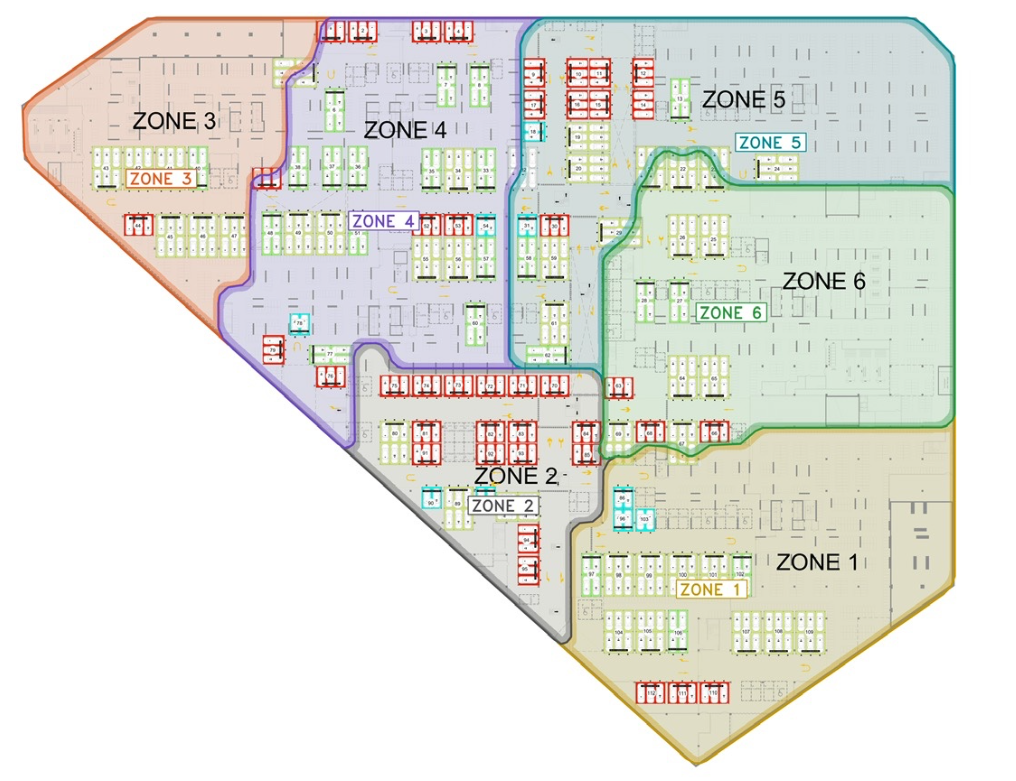
#> input picture TotalParking/Images/zones_map.png, 1016 x 781 px, given in place of zones_map.jpeg, which was not available
$ python print_pixel_line.py
#> lines starting #> are read from the running program, lines starting #| are printed output that depends on the picture
from PIL import Image

img_path = 'TotalParking/Images/zones_map.jpeg'
img = Image.open(img_path)
#> img is the input picture: PIL image 1016x781 RGBA; mean R, G, B, A 227.4, 227.9, 221.1, 255

container_w = 1016
container_h = 781

disp_w = container_w
disp_h = int(img.height * (container_w / img.width))
#> disp_h = 781
pad_y = int((container_h - disp_h) / 2.0)
#> pad_y = 0

img_resized = img.resize((disp_w, disp_h), Image.Resampling.LANCZOS)
canvas = Image.new('RGB', (container_w, container_h), (15, 23, 42))
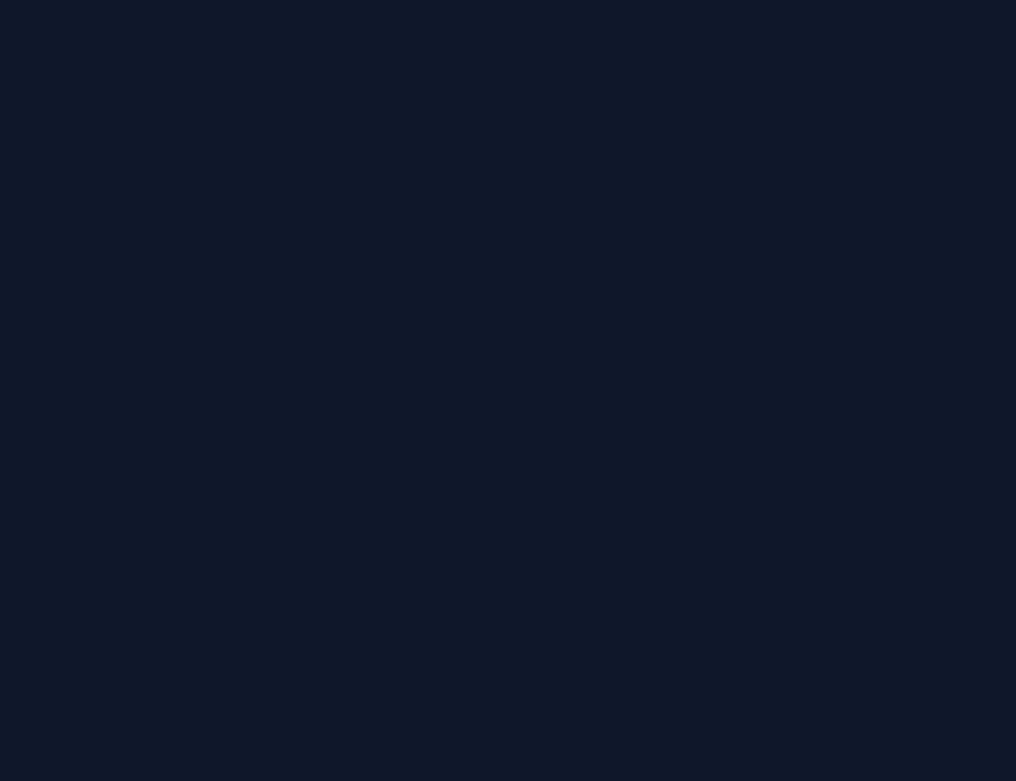
#> canvas: PIL image 1016x781 RGB; mean R, G, B 15, 23, 42
canvas.paste(img_resized, (0, pad_y))

pixels = canvas.load()

print("--- Printing column X=688 from Y=730 to Y=770 ---")
for y in range(730, 771):
    print(f"Y = {y}: RGB = {pixels[688, y]}")
#> this loop made 41 passes
#| Y = 730: RGB = (223, 221, 198)
#| Y = 731: RGB = (223, 221, 198)
#| Y = 732: RGB = (223, 221, 198)
#| Y = 733: RGB = (223, 221, 198)
#| Y = 734: RGB = (223, 221, 198)
#| Y = 735: RGB = (223, 221, 198)
#| Y = 736: RGB = (223, 221, 197)
#| Y = 737: RGB = (223, 221, 196)
#> (further printed lines are left out)

$ run again, with TotalParking/Images/hmi_flow.jpg saved as TotalParking/Images/zones_map.png
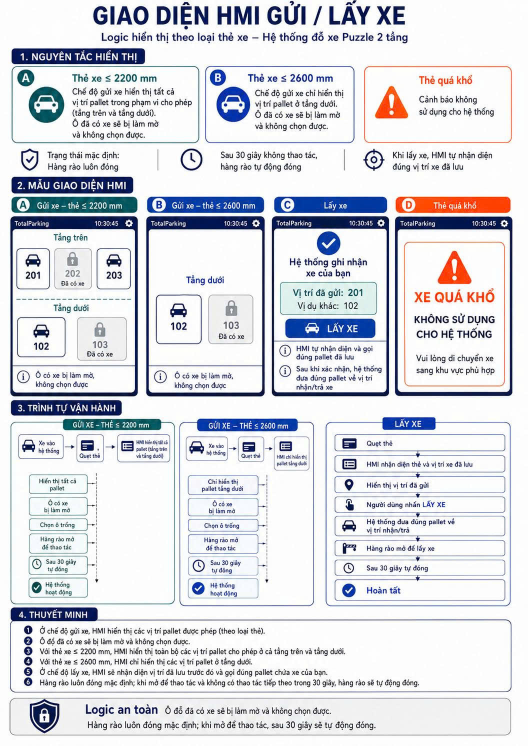
#> input picture TotalParking/Images/hmi_flow.jpg, 1055 x 1491 px, given in place of zones_map.jpeg, which was not available (shown at 1/2 size)
#> img is the input picture: PIL image 1055x1491 RGB; mean R, G, B 217.3, 219.2, 224.9
#> `img_resized = img.resize((disp_w, disp_h), Image.Resampling.LANCZOS)`:
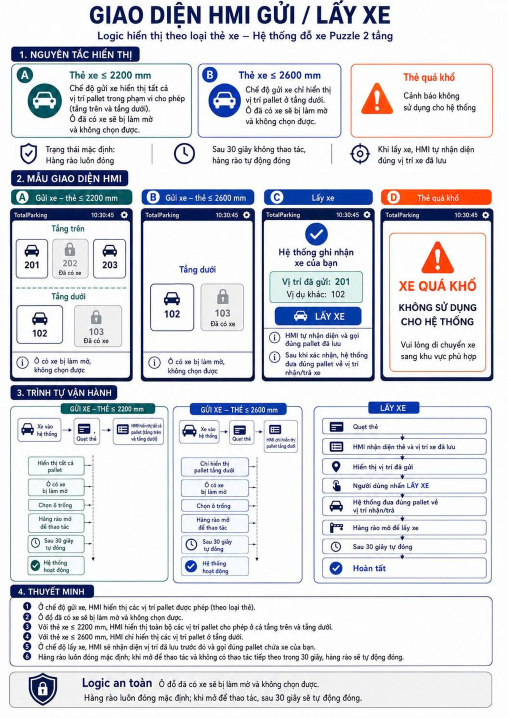
#> img_resized: PIL image 1016x1435 RGB (shown at 1/2 size); mean R, G, B 217.3, 219, 224.5
#> `canvas.paste(img_resized, (0, pad_y))`:
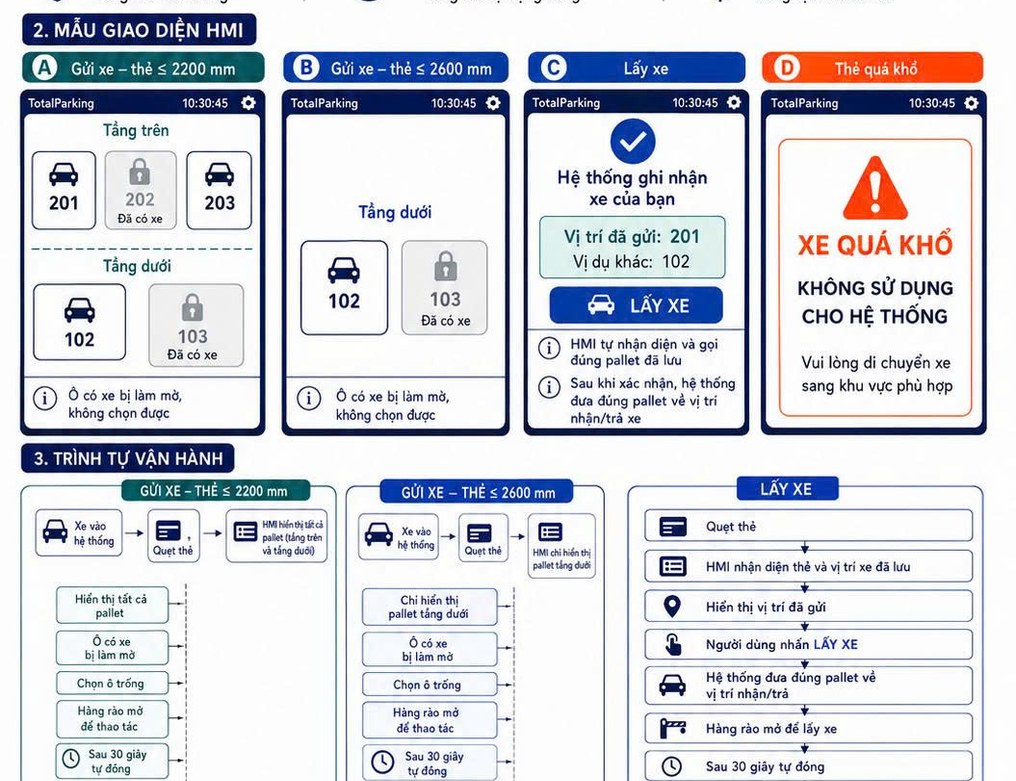
#> canvas: PIL image 1016x781 RGB; mean R, G, B 211.5, 213.9, 221.3
#> the loop `for y in range(730, 771):` made 41 passes
#| Y = 730: RGB = (252, 252, 252)
#| Y = 731: RGB = (252, 252, 252)
#| Y = 732: RGB = (252, 252, 252)
#| Y = 733: RGB = (252, 252, 252)
#| Y = 734: RGB = (252, 252, 252)
#> (further printed lines are left out)

$ run again, with TotalParking/Images/plan_map.jpg saved as TotalParking/Images/zones_map.png
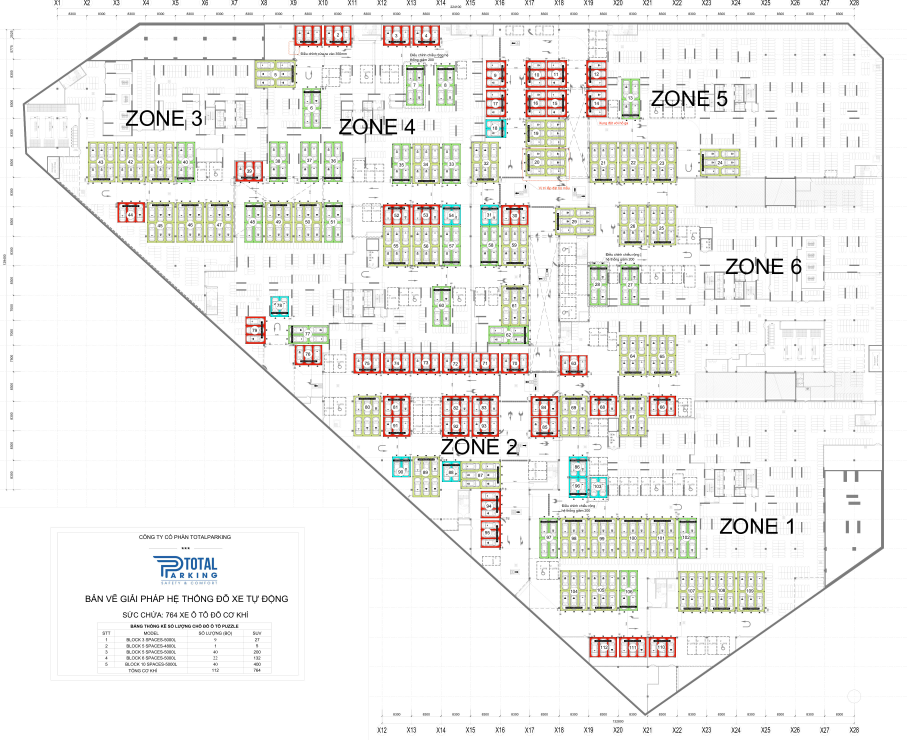
#> input picture TotalParking/Images/plan_map.jpg, 3628 x 2959 px, given in place of zones_map.jpeg, which was not available (shown at 1/4 size)
#> img is the input picture: PIL image 3628x2959 RGB; mean R, G, B 240.5, 239.7, 237.1
#> `img_resized = img.resize((disp_w, disp_h), Image.Resampling.LANCZOS)`:
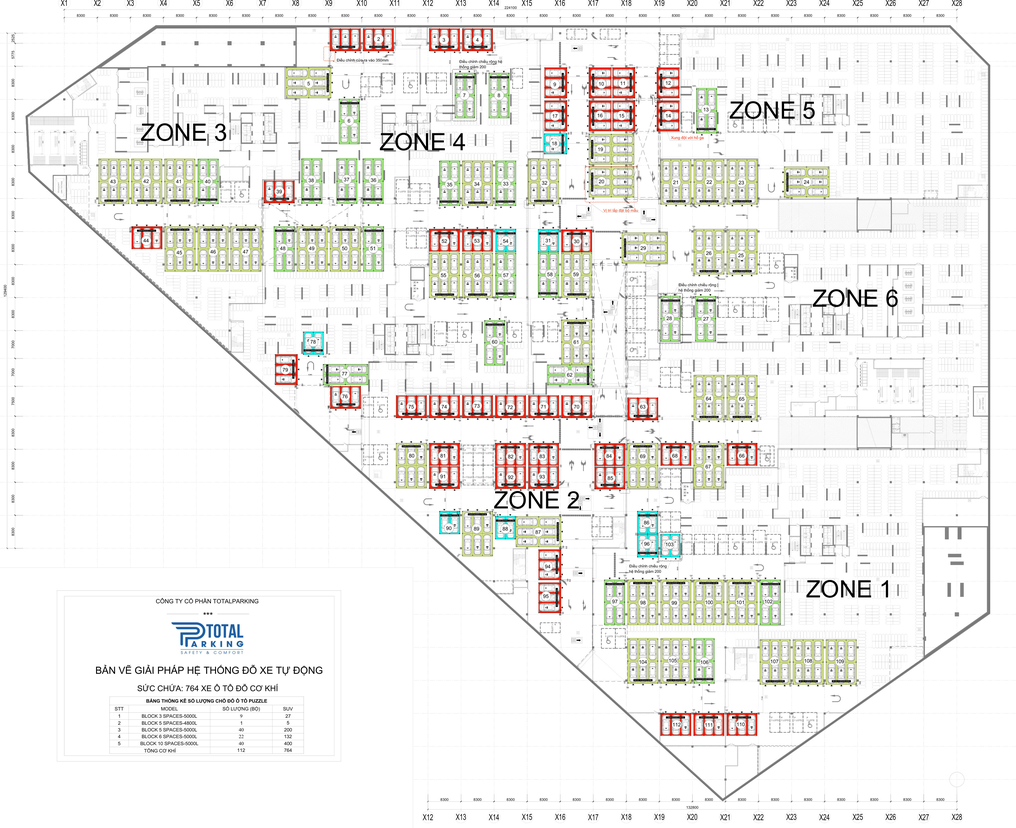
#> img_resized: PIL image 1016x828 RGB; mean R, G, B 240.1, 239.3, 236.7
#> `canvas.paste(img_resized, (0, pad_y))`:
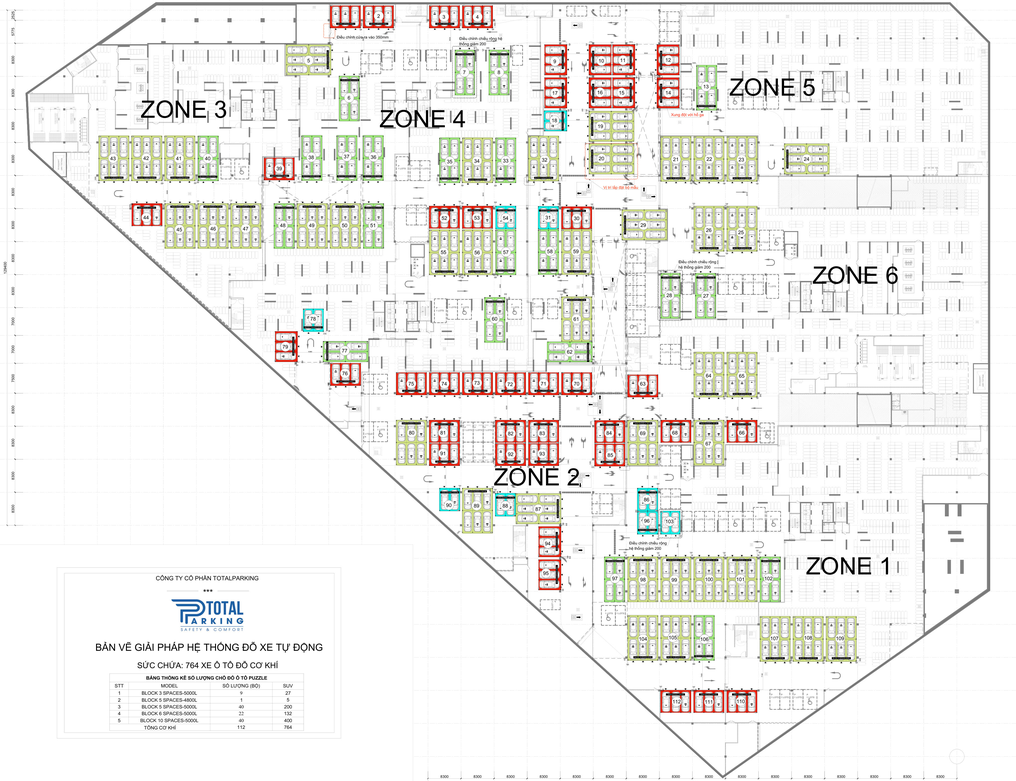
#> canvas: PIL image 1016x781 RGB; mean R, G, B 239.6, 238.8, 236
#> the loop `for y in range(730, 771):` made 41 passes
#| Y = 730: RGB = (255, 255, 255)
#| Y = 731: RGB = (255, 255, 255)
#| Y = 732: RGB = (255, 255, 255)
#| Y = 733: RGB = (255, 255, 255)
#| Y = 734: RGB = (255, 255, 255)
#> (further printed lines are left out)
